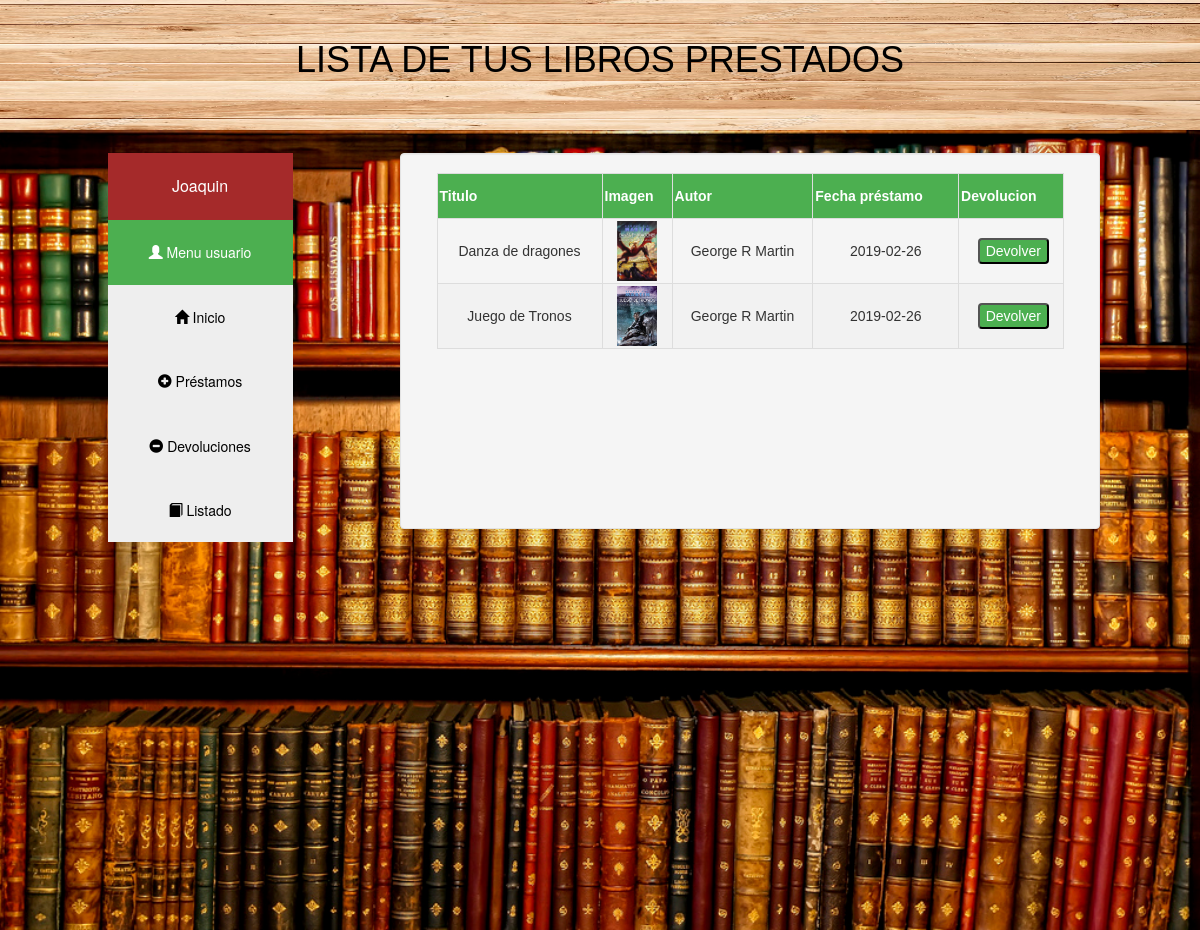
The app's page /devoluciones.php (signed in) with its own data.
### tables this page shows
CREATE TABLE IF NOT EXISTS `prestamos` (
  `id_prestamo` int(11) NOT NULL AUTO_INCREMENT,
  `id_libro` int(11) NOT NULL,
  `id_usuario` int(11) NOT NULL,
  `fecha_prestamo` date NOT NULL,
  `fecha_devolucion` date DEFAULT NULL,
  PRIMARY KEY (`id_prestamo`),
  KEY `prestamos_ibfk_1` (`id_libro`),
  KEY `prestamos_ibfk_2` (`id_usuario`)
);

CREATE TABLE IF NOT EXISTS `libros` (
  `id_libro` int(11) NOT NULL AUTO_INCREMENT,
  `titulo` varchar(50) NOT NULL,
  `autor` varchar(50) NOT NULL,
  `cantidad` int(11) DEFAULT NULL,
  `imagen` varchar(100) NOT NULL,
  PRIMARY KEY (`id_libro`)
);

### devoluciones.php (the view, shortened to what this page needs)
<!DOCTYPE html>
<html>
    <head>
        <link rel="stylesheet" href="https://stackpath.bootstrapcdn.com/bootstrap/4.1.3/css/bootstrap.min.css">
        <link rel="stylesheet" href="https://maxcdn.bootstrapcdn.com/bootstrap/3.3.7/css/bootstrap.min.css">
        <link rel="stylesheet" href="estilos/estilos.css">
    </head>
    <body >
        <header><br><h1 style="text-align:center;"> LISTA DE TUS LIBROS PRESTADOS</h1>
        <br><br>
     </header>
        <div class = "container-fluid text-center" id="contenedor">
        <div class="row">
            <div class="col-lg-4">
                <div class="vertical-menu">
                    <a href="#" class="nombre"> <?php session_start(); echo $_SESSION['nombre']; ?> </a>
                    <a href="menu_usuario.php" class="active"><i class="glyphicon glyphicon-user"></i>  Menu usuario</a>
                    <a href="index.php"><i class="glyphicon glyphicon-home"></i>  Inicio</a>
                    <a href="prestamos.php"><i class="glyphicon glyphicon-plus-sign"></i> Préstamos</a>
                    <a href="devoluciones.php"><i class="glyphicon glyphicon-minus-sign"></i> Devoluciones</a>
                    <a href="listado.php"><i class="glyphicon glyphicon-book"></i> Listado</a>
                </div>
            </div>
            <div class="col-lg-7 well" >
                <?php
                    include("conexion.php");
                    $id_usuario=$_SESSION['id'];
                    $consulta="SELECT * FROM  prestamos WHERE  id_usuario='$id_usuario' AND fecha_devolucion IS  NULL";
                    $paquete=mysqli_query($conexion, $consulta);
                    echo "<table   ><thead>
                    <th>Titulo</th><th>Imagen</th><th>Autor</th><th>Fecha préstamo</th><th>Devolucion</th></thead>";
                    while($fila=mysqli_fetch_array($paquete)){
                        $consulta2="SELECT * FROM libros WHERE id_libro='$fila[id_libro]'";
                        $paquete2=mysqli_query($conexion,$consulta2);
                        $fila2=mysqli_fetch_array($paquete2);
                        echo '<tr><form action="devoluciones.php" method="post">
                        <td>'.$fila2['titulo'].'</td>
                        <td><a href="'.$fila2['imagen'].'" target="_blank"><img  width=40px height=60px src="'.$fila2['imagen'].'"></a></td>
                        <td>'.$fila2['autor'].'</td>
                        <td>'.$fila['fecha_prestamo'].'</td>
                        <input type="hidden" name="id_prestamo" value="'.$fila['id_prestamo'].'">
                        <td><input type="submit" style="width:auto;" name="devolver" value="Devolver"></td></form></tr>';
                    }
                    echo "</table>";
                ?>
            </div>
        </div>
    </body>
</html>

### estilos/estilos.css (style rules this page uses)
body { background-color:rgba(128, 128, 128, 0.247); }
input[type="submit"] { width:35%; margin-left: 5%; background-color: #4CAF50; color: white; border-radius: 4px; cursor: pointer; }
.vertical-menu { width: 50%; height: 80%; margin: 0 auto; margin-bottom: 2%; border-radius: 10px; }
.vertical-menu a { background-color: #eee; color: black; display: block; padding: 12%; text-decoration: none; }
.vertical-menu a.active { background-color: #4CAF50; color: white; }
.vertical-menu .nombre { background-color:brown; color: white; font-size: 16px; }
.row { margin-top: 2%; }
header { background-image:url("../imagenes/madera.jpg"); background-size:100% 100%; margin-top: 0; color: black; font-weight: bolder; font-family: 'Trebuchet MS', 'Lucida Sans Unicode', 'Lucida Grande', 'Lucida Sans', Arial, sans-serif; }
#contenedor { text-align: center; height: 100vh; background-image: url("../imagenes/biblioteca.jpg"); background-size: 100% 100%; }
table { width: 95%; font-family: "Trebuchet MS", Arial, Helvetica, sans-serif; border-collapse: collapse; margin:0 auto; }
td input[type="submit"] { width:90%; }
tr { padding:8px; }
td,th { border: 1px solid #ddd; padding: 2px; }
tr:nth-child(even) { background-color: #f2f2f2; }
th { padding-top: 12px; padding-bottom: 12px; text-align: left; background-color: #4CAF50; color: white; }

### records on screen
prestamos: id_libro.titulo "Danza de dragones", id_libro.imagen (picture), id_libro.autor "George R Martin", fecha_prestamo "2019-02-26"
prestamos: id_libro.titulo "Juego de Tronos", id_libro.imagen (picture), id_libro.autor "George R Martin", fecha_prestamo "2019-02-26"

### other values on screen
$_SESSION['nombre'] "Joaquin"
